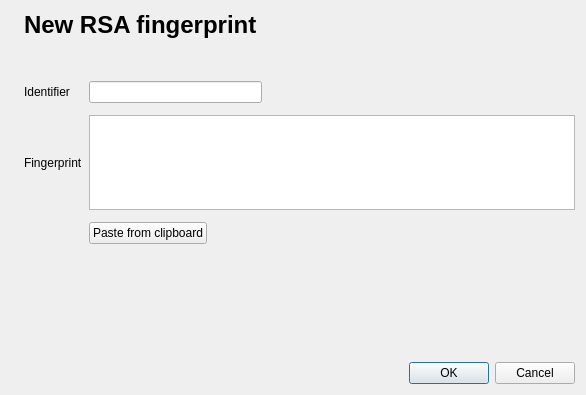
<?xml version="1.0" encoding="UTF-8"?>
<ui version="4.0">
 <class>FingerprintDialog</class>
 <widget class="QDialog" name="FingerprintDialog">
  <property name="geometry">
   <rect>
    <x>0</x>
    <y>0</y>
    <width>586</width>
    <height>395</height>
   </rect>
  </property>
  <property name="windowTitle">
   <string>New RSA fingerprint</string>
  </property>
  <layout class="QGridLayout" name="gridLayout">
   <item row="0" column="0" rowspan="9">
    <widget class="QLabel" name="label_4">
     <property name="text">
      <string/>
     </property>
     <property name="pixmap">
      <pixmap resource="../../../../../nucentral-edenwall/resources/edenwall.qrc">:/images/wizard_watermark.png</pixmap>
     </property>
     <property name="alignment">
      <set>Qt::AlignBottom|Qt::AlignLeading|Qt::AlignLeft</set>
     </property>
    </widget>
   </item>
   <item row="0" column="1" colspan="4">
    <widget class="QLabel" name="label_3">
     <property name="text">
      <string>&lt;h1&gt;New RSA fingerprint&lt;/h1&gt;</string>
     </property>
     <property name="buddy">
      <cstring>buttonBox</cstring>
     </property>
    </widget>
   </item>
   <item row="1" column="2">
    <spacer name="verticalSpacer_2">
     <property name="orientation">
      <enum>Qt::Vertical</enum>
     </property>
     <property name="sizeType">
      <enum>QSizePolicy::Fixed</enum>
     </property>
     <property name="sizeHint" stdset="0">
      <size>
       <width>20</width>
       <height>30</height>
      </size>
     </property>
    </spacer>
   </item>
   <item row="7" column="3">
    <spacer name="verticalSpacer">
     <property name="orientation">
      <enum>Qt::Vertical</enum>
     </property>
     <property name="sizeHint" stdset="0">
      <size>
       <width>49</width>
       <height>203</height>
      </size>
     </property>
    </spacer>
   </item>
   <item row="8" column="4">
    <widget class="QDialogButtonBox" name="buttonBox">
     <property name="orientation">
      <enum>Qt::Horizontal</enum>
     </property>
     <property name="standardButtons">
      <set>QDialogButtonBox::Cancel|QDialogButtonBox::Ok</set>
     </property>
    </widget>
   </item>
   <item row="2" column="2" colspan="2">
    <widget class="QLineEdit" name="identifier"/>
   </item>
   <item row="4" column="1">
    <widget class="QLabel" name="label_2">
     <property name="text">
      <string>Fingerprint</string>
     </property>
    </widget>
   </item>
   <item row="2" column="1">
    <widget class="QLabel" name="label">
     <property name="text">
      <string>Identifier</string>
     </property>
     <property name="buddy">
      <cstring>identifier</cstring>
     </property>
    </widget>
   </item>
   <item row="4" column="2" colspan="3">
    <widget class="QPlainTextEdit" name="fingerprint"/>
   </item>
   <item row="6" column="2">
    <widget class="QPushButton" name="pushButton">
     <property name="cursor">
      <cursorShape>OpenHandCursor</cursorShape>
     </property>
     <property name="text">
      <string>Paste from clipboard</string>
     </property>
     <property name="icon">
      <iconset resource="../../../../../nucentral-edenwall/resources/edenwall.qrc">
       <normaloff>:/icons-20/copy.png</normaloff>:/icons-20/copy.png</iconset>
     </property>
    </widget>
   </item>
  </layout>
 </widget>
 <tabstops>
  <tabstop>identifier</tabstop>
  <tabstop>fingerprint</tabstop>
  <tabstop>pushButton</tabstop>
  <tabstop>buttonBox</tabstop>
 </tabstops>
 <resources>
  <include location="../../../../../nucentral-edenwall/resources/edenwall.qrc"/>
 </resources>
 <connections>
  <connection>
   <sender>buttonBox</sender>
   <signal>accepted()</signal>
   <receiver>FingerprintDialog</receiver>
   <slot>accept()</slot>
   <hints>
    <hint type="sourcelabel">
     <x>539</x>
     <y>375</y>
    </hint>
    <hint type="destinationlabel">
     <x>157</x>
     <y>274</y>
    </hint>
   </hints>
  </connection>
  <connection>
   <sender>buttonBox</sender>
   <signal>rejected()</signal>
   <receiver>FingerprintDialog</receiver>
   <slot>reject()</slot>
   <hints>
    <hint type="sourcelabel">
     <x>576</x>
     <y>381</y>
    </hint>
    <hint type="destinationlabel">
     <x>286</x>
     <y>274</y>
    </hint>
   </hints>
  </connection>
  <connection>
   <sender>pushButton</sender>
   <signal>clicked()</signal>
   <receiver>fingerprint</receiver>
   <slot>paste()</slot>
   <hints>
    <hint type="sourcelabel">
     <x>313</x>
     <y>227</y>
    </hint>
    <hint type="destinationlabel">
     <x>317</x>
     <y>180</y>
    </hint>
   </hints>
  </connection>
 </connections>
</ui>
